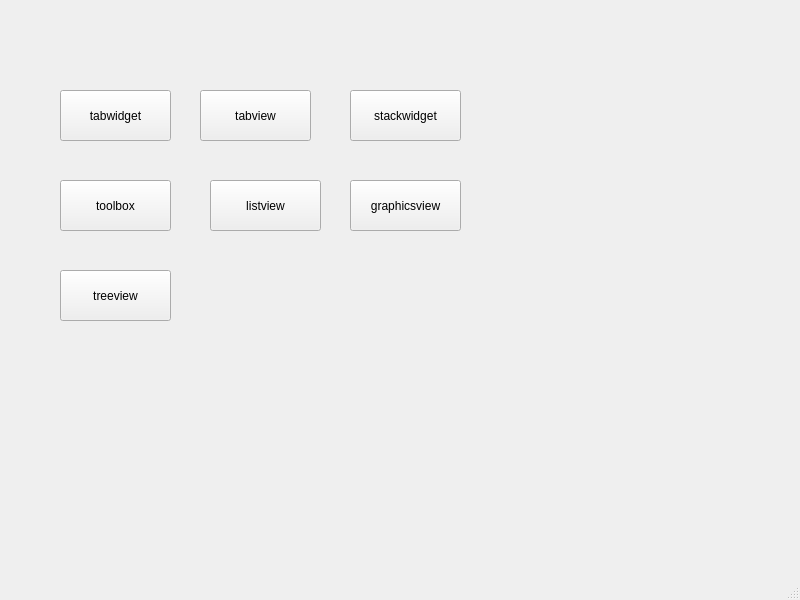
<?xml version="1.0" encoding="UTF-8"?>
<ui version="4.0">
 <class>MainWindow</class>
 <widget class="QMainWindow" name="MainWindow">
  <property name="geometry">
   <rect>
    <x>0</x>
    <y>0</y>
    <width>800</width>
    <height>600</height>
   </rect>
  </property>
  <property name="windowTitle">
   <string>MainWindow</string>
  </property>
  <widget class="QWidget" name="centralwidget">
   <widget class="QPushButton" name="pushButton">
    <property name="geometry">
     <rect>
      <x>60</x>
      <y>90</y>
      <width>111</width>
      <height>51</height>
     </rect>
    </property>
    <property name="text">
     <string>tabwidget</string>
    </property>
   </widget>
   <widget class="QPushButton" name="pushButton_2">
    <property name="geometry">
     <rect>
      <x>200</x>
      <y>90</y>
      <width>111</width>
      <height>51</height>
     </rect>
    </property>
    <property name="text">
     <string>tabview</string>
    </property>
   </widget>
   <widget class="QPushButton" name="pushButton_3">
    <property name="geometry">
     <rect>
      <x>350</x>
      <y>90</y>
      <width>111</width>
      <height>51</height>
     </rect>
    </property>
    <property name="text">
     <string>stackwidget</string>
    </property>
   </widget>
   <widget class="QPushButton" name="pushButton_4">
    <property name="geometry">
     <rect>
      <x>60</x>
      <y>180</y>
      <width>111</width>
      <height>51</height>
     </rect>
    </property>
    <property name="text">
     <string>toolbox</string>
    </property>
   </widget>
   <widget class="QPushButton" name="pushButton_5">
    <property name="geometry">
     <rect>
      <x>210</x>
      <y>180</y>
      <width>111</width>
      <height>51</height>
     </rect>
    </property>
    <property name="text">
     <string>listview</string>
    </property>
   </widget>
   <widget class="QPushButton" name="pushButton_6">
    <property name="geometry">
     <rect>
      <x>350</x>
      <y>180</y>
      <width>111</width>
      <height>51</height>
     </rect>
    </property>
    <property name="text">
     <string>graphicsview</string>
    </property>
   </widget>
   <widget class="QPushButton" name="pushButton_7">
    <property name="geometry">
     <rect>
      <x>60</x>
      <y>270</y>
      <width>111</width>
      <height>51</height>
     </rect>
    </property>
    <property name="text">
     <string>treeview</string>
    </property>
   </widget>
  </widget>
  <widget class="QMenuBar" name="menubar">
   <property name="geometry">
    <rect>
     <x>0</x>
     <y>0</y>
     <width>800</width>
     <height>21</height>
    </rect>
   </property>
  </widget>
  <widget class="QStatusBar" name="statusbar"/>
 </widget>
 <resources/>
 <connections/>
</ui>
